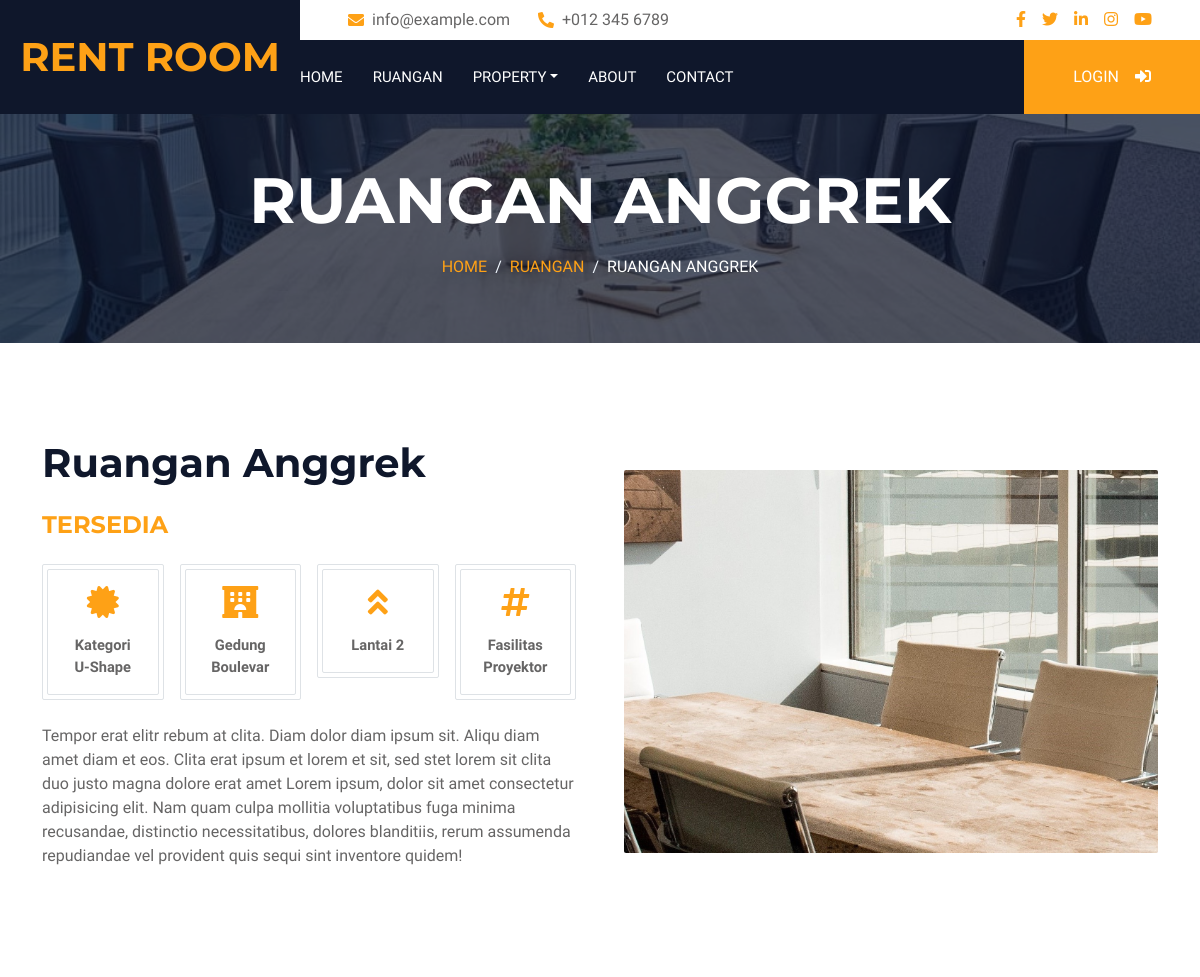
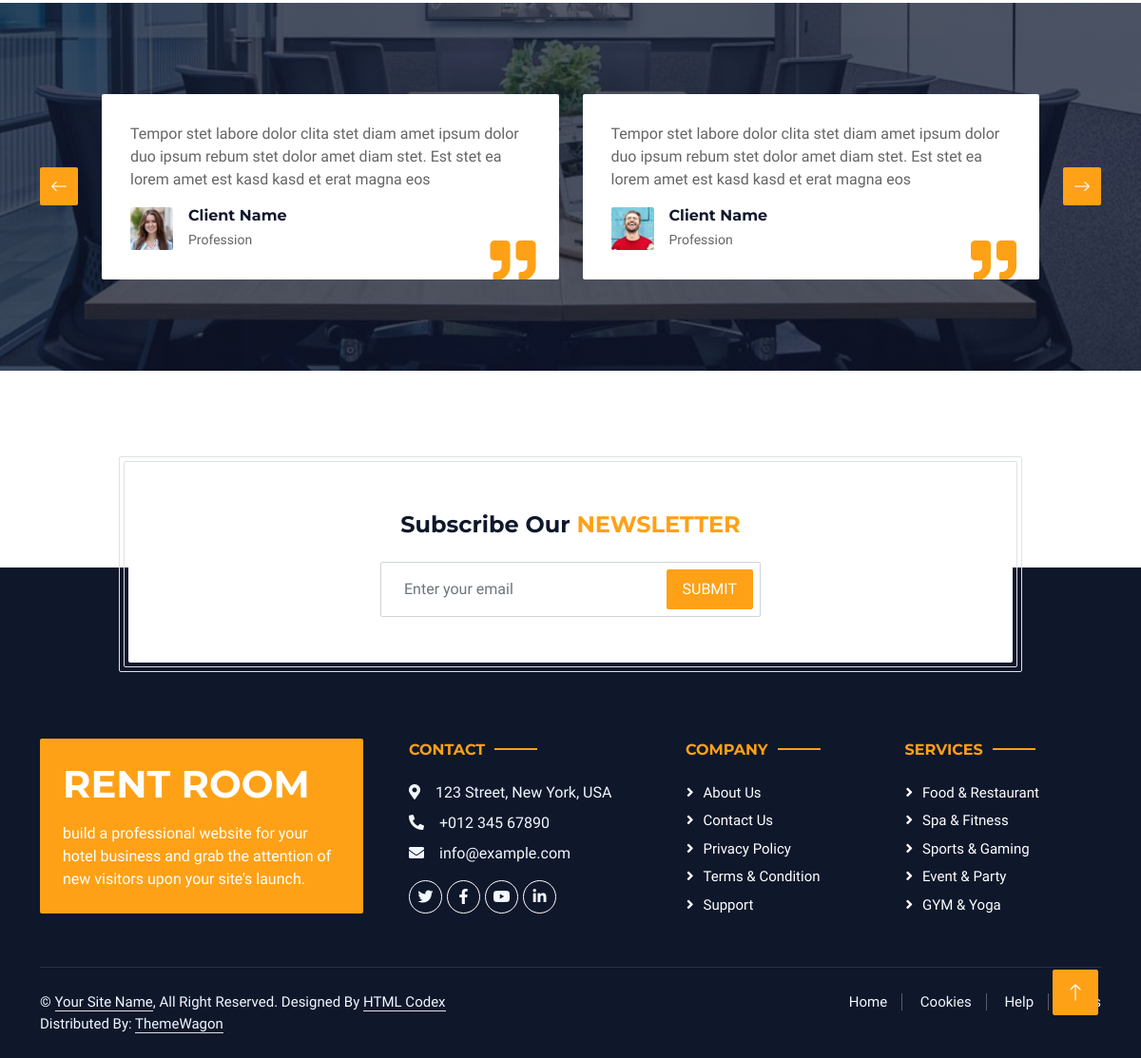
/index.php?hal=ruangan_detil&id=1, run on the app's committed database (2 pictures, top to bottom).
### tables this page shows
CREATE TABLE `ruangan` (
  `id` int(11) NOT NULL AUTO_INCREMENT,
  `nama` varchar(45) NOT NULL,
  `gedung_id` int(11) NOT NULL,
  `lantai` int(11) NOT NULL,
  `kategori_ruangan_id` int(11) NOT NULL,
  `fasilitas_id` int(11) NOT NULL,
  `keadaan` enum('Tersedia','Dipinjam') NOT NULL,
  `foto` varchar(45) DEFAULT NULL,
  PRIMARY KEY (`id`),
  KEY `fk_gedung_has_kategori_ruangan_gedung` (`gedung_id`),
  KEY `fk_gedung_has_kategori_ruangan_kategori_ruangan1` (`kategori_ruangan_id`),
  KEY `fk_ruangan_fasilitas1` (`fasilitas_id`),
  CONSTRAINT `fk_gedung_has_kategori_ruangan_gedung` FOREIGN KEY (`gedung_id`) REFERENCES `gedung` (`id`) ON DELETE NO ACTION ON UPDATE NO ACTION,
  CONSTRAINT `fk_gedung_has_kategori_ruangan_kategori_ruangan1` FOREIGN KEY (`kategori_ruangan_id`) REFERENCES `kategori_ruangan` (`id`) ON DELETE NO ACTION ON UPDATE NO ACTION,
  CONSTRAINT `fk_ruangan_fasilitas1` FOREIGN KEY (`fasilitas_id`) REFERENCES `fasilitas` (`id`) ON DELETE NO ACTION ON UPDATE NO ACTION
);

CREATE TABLE `kategori_ruangan` (
  `id` int(11) NOT NULL AUTO_INCREMENT,
  `nama` varchar(45) NOT NULL,
  `keterangan` text DEFAULT NULL,
  PRIMARY KEY (`id`),
  UNIQUE KEY `nama_UNIQUE` (`nama`)
);

CREATE TABLE `gedung` (
  `id` int(11) NOT NULL AUTO_INCREMENT,
  `kode` varchar(5) NOT NULL,
  `nama` varchar(45) NOT NULL,
  `alamat` text NOT NULL,
  PRIMARY KEY (`id`),
  UNIQUE KEY `kode_UNIQUE` (`kode`),
  UNIQUE KEY `nama_UNIQUE` (`nama`)
);

CREATE TABLE `fasilitas` (
  `id` int(11) NOT NULL AUTO_INCREMENT,
  `nama` varchar(45) NOT NULL,
  `keterangan` text DEFAULT NULL,
  PRIMARY KEY (`id`),
  UNIQUE KEY `nama_UNIQUE` (`nama`)
);

### models/Ruangan.php (called while the page is built, shortened)
<?php
class Ruangan{
    public $koneksi;
    public function __construct(){
        global $dbh;
        $this->koneksi = $dbh;
    }
    public function getRuangan($id){
        $sql = "SELECT g.nama AS nama_gedung, f.nama AS nama_fasilitas, k.nama AS kategori,
                r.gedung_id AS id_gedung, r.kategori_ruangan_id AS id_kategori, r.fasilitas_id AS id_fasilitas, r.nama, r.lantai, r.keadaan, r.foto, r.id
                FROM ruangan r
                INNER JOIN gedung g ON g.id = r.gedung_id
                INNER JOIN fasilitas f ON f.id = r.fasilitas_id
                INNER JOIN kategori_ruangan k ON k.id = r.kategori_ruangan_id
                WHERE r.id = ?";
        $ps = $this->koneksi->prepare($sql);
        $ps->execute([$id]);
        $rs = $ps->fetch();
        return $rs;
    }
}

### views/detil.php (the view, shortened to what this page needs)
<?php
$hal = isset($_GET['hal']) ? $_GET['hal'] : '';
$id = isset($_GET['id']) ? $_GET['id'] : '';
if($hal == 'ruangan_detil'){
$obj = new Ruangan();
$data = $obj->getRuangan($id);
?>
<div class="container-xxl py-5 px-4">
    <div class="container">
        <div class="row g-5 align-items-center">
            <div class="col-lg-6">
                <h1 class="mb-4"><?= $data['nama'] ?></span></h1>
                <h4 class="text-primary text-uppercase mb-4"><?= $data['keadaan'] ?></h4>
                <div class="row g-3 pb-4">
                    <div class="col-sm-3 wow fadeIn" data-wow-delay="0.5s">
                        <div class="border rounded p-1">
                            <div class="border rounded text-center p-3">
                                <i class="fa fa-certificate fa-2x text-primary mb-3"></i>
                                <p class="fw-bold mb-0" style="font-size:11pt">Kategori<br> <?= $data['kategori'] ?></p>
                            </div>
                        </div>
                    </div>
                    <div class="col-sm-3 wow fadeIn" data-wow-delay="0.1s">
                        <div class="border rounded p-1">
                            <div class="border rounded text-center p-3">
                                <i class="fa fa-hotel fa-2x text-primary mb-3"></i>
                                <p class="fw-bold mb-0" style="font-size:11pt"><?= $data['nama_gedung'] ?></p>
                            </div>
                        </div>
                    </div>
                    <div class="col-sm-3 wow fadeIn" data-wow-delay="0.3s">
                        <div class="border rounded p-1">
                            <div class="border rounded text-center p-3">
                                <i class="fa fa-angle-double-up fa-2x text-primary mb-3"></i>
                                <p class="fw-bold mb-0" style="font-size:11pt">Lantai <?= $data['lantai'] ?></p>
                            </div>
                        </div>
                    </div>
                    <div class="col-sm-3 wow fadeIn" data-wow-delay="0.5s">
                        <div class="border rounded p-1">
                            <div class="border rounded text-center p-3">
                                <i class="fa fa-hashtag fa-2x text-primary mb-3"></i>
                                <p class="fw-bold mb-0" style="font-size:11pt">Fasilitas <?= $data['nama_fasilitas'] ?>
                                </p>
                            </div>
                        </div>
                    </div>
                </div>
                <p>Tempor erat elitr rebum at clita. Diam dolor diam ipsum sit. Aliqu diam amet diam et
                    eos. Clita erat ipsum et lorem et sit, sed stet lorem sit clita duo justo magna dolore erat amet
                    Lorem ipsum, dolor sit amet consectetur adipisicing elit. Nam quam culpa mollitia voluptatibus fuga
                    minima recusandae, distinctio necessitatibus, dolores blanditiis, rerum assumenda repudiandae vel
                    provident quis sequi sint inventore quidem!</p>
            </div>
            <div class="col-lg-6">
                <img class="img-fluid rounded w-100" src="img/<?= $data['foto'] ?>">
            </div>
        </div>
    </div>
</div>
<div class="container-xxl testimonial mt-5 py-5 bg-dark wow zoomIn" data-wow-delay="0.1s" style="margin-bottom: 90px;">
    <div class="container">
        <div class="owl-carousel testimonial-carousel py-5">
            <div class="testimonial-item position-relative bg-white rounded overflow-hidden">
                <p>Tempor stet labore dolor clita stet diam amet ipsum dolor duo ipsum rebum stet dolor amet diam stet.
                    Est stet ea lorem amet est kasd kasd et erat magna eos</p>
                <div class="d-flex align-items-center">
                    <img class="img-fluid flex-shrink-0 rounded" src="img/testimonial-1.jpg"
                        style="width: 45px; height: 45px;">
                    <div class="ps-3">
                        <h6 class="fw-bold mb-1">Client Name</h6>
                        <small>Profession</small>
                    </div>
                </div>
                <i class="fa fa-quote-right fa-3x text-primary position-absolute end-0 bottom-0 me-4 mb-n1"></i>
            </div>
            <div class="testimonial-item position-relative bg-white rounded overflow-hidden">
                <p>Tempor stet labore dolor clita stet diam amet ipsum dolor duo ipsum rebum stet dolor amet diam stet.
                    Est stet ea lorem amet est kasd kasd et erat magna eos</p>
                <div class="d-flex align-items-center">
                    <img class="img-fluid flex-shrink-0 rounded" src="img/testimonial-2.jpg"
                        style="width: 45px; height: 45px;">
                    <div class="ps-3">
                        <h6 class="fw-bold mb-1">Client Name</h6>
                        <small>Profession</small>
                    </div>
                </div>
                <i class="fa fa-quote-right fa-3x text-primary position-absolute end-0 bottom-0 me-4 mb-n1"></i>
            </div>
        </div>
    </div>
</div>
<?php
}
?>

### layout/header.php (shortened to what this page needs)
<div class="container-fluid p-0 mb-5">
    <?php
    $id = isset($_GET['id']) ? $_GET['id'] : '';
    $hal = isset($_GET['hal']) ? $_GET['hal'] : '';
    if(empty($hal)){
    ?>
    <div id="header-carousel" class="carousel slide" data-bs-ride="carousel">
        <div class="carousel-inner">
            <div class="carousel-item active">
                <img class="w-100" src="img/carousel-2.jpg" alt="Image">
                <div class="carousel-caption d-flex flex-column align-items-center justify-content-center">
                    <div class="p-3" style="max-width: 700px;">
                        <h1 class="display-3 text-white mb-4 animated slideInDown">Discover A Room For Your Meeting</h1>
                        <a href="" class="btn btn-primary py-md-3 px-md-5 me-3 animated slideInLeft">Our
                            Rooms</a>
                        <a href="" class="btn btn-light py-md-3 px-md-5 animated slideInRight">Book A Room</a>
                    </div>
                </div>
            </div>
            <div class="carousel-item">
                <img class="w-100" src="img/carousel-1.jpg" alt="Image">
                <div class="carousel-caption d-flex flex-column align-items-center justify-content-center">
                    <div class="p-3" style="max-width: 700px;">
                        <h1 class="display-3 text-white mb-4 animated slideInDown">Discover A Luxurious Room</h1>
                        <a href="" class="btn btn-primary py-md-3 px-md-5 me-3 animated slideInLeft">Our
                            Rooms</a>
                        <a href="" class="btn btn-light py-md-3 px-md-5 animated slideInRight">Book A Room</a>
                    </div>
                </div>
            </div>
        </div>
        <button class="carousel-control-prev" type="button" data-bs-target="#header-carousel" data-bs-slide="prev">
            <span class="carousel-control-prev-icon" aria-hidden="true"></span>
            <span class="visually-hidden">Previous</span>
        </button>
        <button class="carousel-control-next" type="button" data-bs-target="#header-carousel" data-bs-slide="next">
            <span class="carousel-control-next-icon" aria-hidden="true"></span>
            <span class="visually-hidden">Next</span>
        </button>
    </div>
    <?php
    }elseif($hal == 'ruangan_detil'){
    $obj = new Ruangan();
    $data = $obj->getRuangan($id);
    ?>
    <div class="container-fluid page-header mb-5 p-0" style="background-image: url(img/carousel-2.jpg);">
        <div class="container-fluid page-header-inner py-5">
            <div class="container text-center text-uppercase">
                <h1 class="display-3 text-white mb-3 animated slideInDown"><?= $data['nama'] ?></h1>
                <nav aria-label="breadcrumb">
                    <ol class="breadcrumb justify-content-center">
                        <li class="breadcrumb-item"><a href="index.php">Home</a></li>
                        <li class="breadcrumb-item"><a href="index.php?hal=ruangan">Ruangan</a></li>
                        <li class="breadcrumb-item text-white active" aria-current="page"><?= $data['nama'] ?></li>
                    </ol>
                </nav>
            </div>
        </div>
    </div>
    <?php
    }
    ?>
</div>

### css/style.css (style rules this page uses)
:root { --primary: #FEA116; --light: #F1F8FF; --dark: #0F172B; }
.page-header { background-position: center center; background-repeat: no-repeat; background-size: cover; }
.page-header-inner { background: rgba(15, 23, 43, .7); }
.breadcrumb-item+.breadcrumb-item::before { color: var(--light); }
.testimonial { background: linear-gradient(rgba(15, 23, 43, .7), rgba(15, 23, 43, .7)), url(../img/carousel-2.jpg); background-position: center center; background-repeat: no-repeat; background-size: cover; }
.testimonial-carousel { padding-left: 65px; padding-right: 65px; }
.testimonial-carousel .testimonial-item { padding: 30px; }

### data on the page
ruangan: nama "RUANGAN ANGGREK", nama "Ruangan Anggrek", keadaan "TERSEDIA", kategori_ruangan.nama "U-Shape", gedung.nama "Gedung Boulevar", lantai "2", fasilitas.nama "Proyektor", foto (picture)
